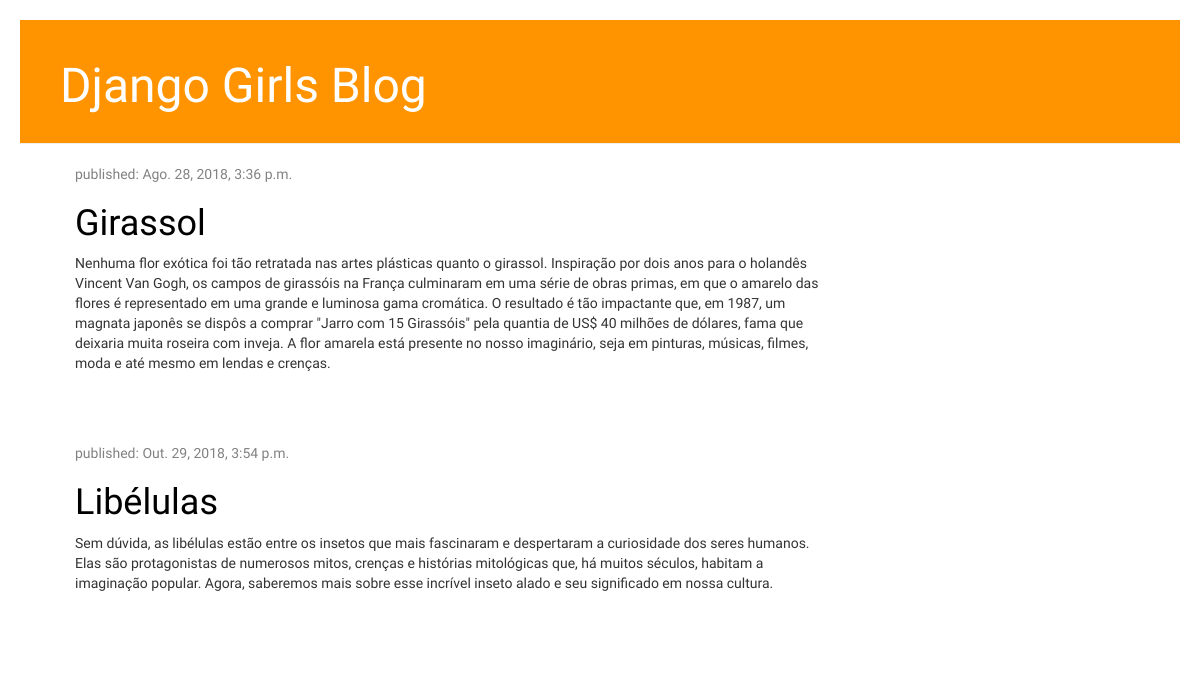
Before: / with the older database file.
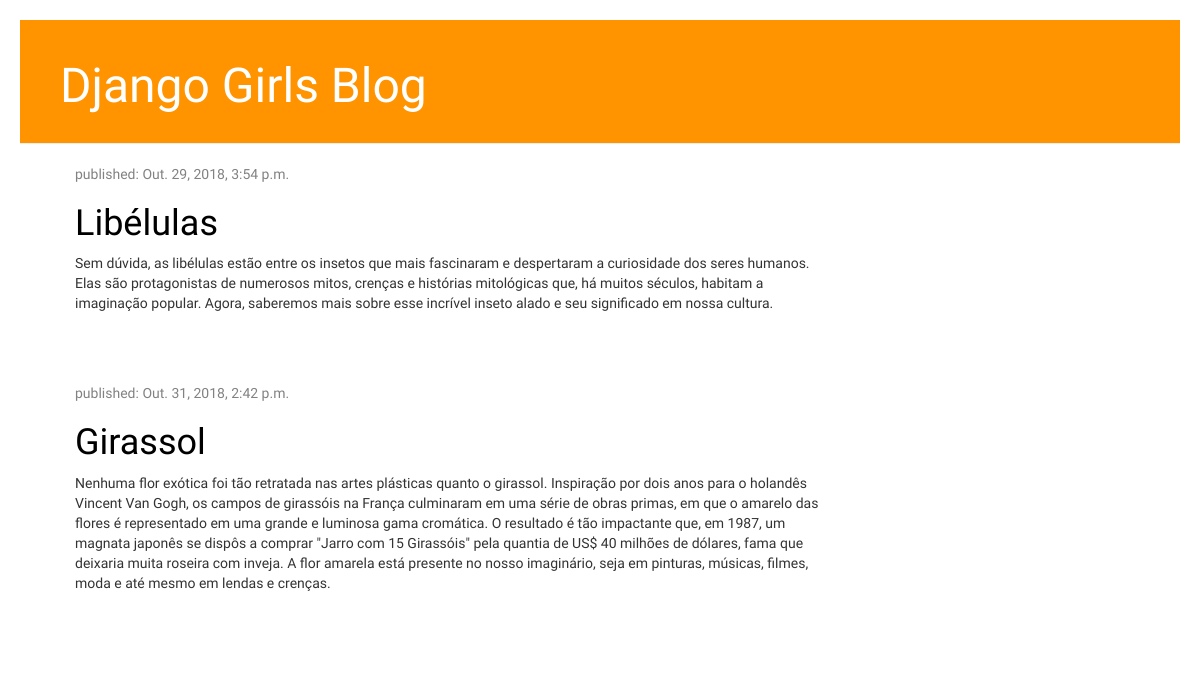
After: the same page with the newer database file.
### blog/models.py (models this page shows, shortened)
class Post(models.Model):
    author = models.ForeignKey('auth.User', on_delete=models.CASCADE)
    title = models.CharField(max_length=200)
    text = models.TextField()
    created_date= models.DateTimeField(
        default=timezone.now)
    published_date = models.DateTimeField(
        blank=True, null=True)

### blog/views.py (the view)
# urls.py: path('', views.post_list, name='post_list'),
def post_list(request):
    posts = Post.objects.filter(published_date__lte=timezone.now()).order_by('published_date')
    return render(request, 'blog/post_list.html', {'posts': posts})

### blog/templates/blog/post_list.html
{% extends 'blog/base1.html' %}
        {% block content %}
            {% for post in posts %}
                <div class="post">
                    <div class="date">
                        <p>published: {{ post.published_date }}</p>
                    </div>
                    <h1><a href="{% url 'post_detail' pk=post.pk %}">{{ post.title }}</a></h1>
                    <p>{{ post.text|linebreaksbr }}</p>
                </div>
            {% endfor %}
        {% endblock %}

### blog/templates/blog/base1.html (shortened to what this page needs)
{% load static %}
<html>
    <head>
        <link rel="stylesheet" href="//maxcdn.bootstrapcdn.com/bootstrap/3.2.0/css/bootstrap.min.css">
        <link rel="stylesheet" href="//maxcdn.bootstrapcdn.com/bootstrap/3.2.0/css/bootstrap-theme.min.css">
        <link rel="stylesheet" href="{% static 'css/blog.css' %}">
    </head>
<body>
    <div class="page-header">
        <h1><a href="/">Django Girls Blog</a></h1>
    </div>
    <div class="content container">
        <div class="row">
            <div class="col-md-8">
            {% block content %}
            {% endblock %}
            </div>
        </div>
    </div>
</body>
</html>

### blog/static/css/blog.css (style rules this page uses)
h1 a { color: #FCA205; }
body { padding-left: 20px; font-family: Lobster; padding-right: 20px; }
.page-header { background-color: #ff9400; margin-top: 20px; padding: 20px 20px 20px 40px; }
.page-header h1, .page-header h1 a, .page-header h1 a:visited, .page-header h1 a:active { color: #ffffff; font-size: 36pt; text-decoration: none; }
.content { margin-left: 40px; }
h1, h2, h3, h4 { font-family: 'Lobster', cursive; }
.date { color: #828282; }
.post { margin-bottom: 70px; }
.post h1 a, .post h1 a:visited { color: #000000; }

Changed rows visible on the page:
shown differently, row unchanged: Post "Libélulas": moves up the list
changed Post "Girassol": published_date "Ago. 28, 2018, 3:36 p.m." → "Out. 31, 2018, 2:42 p.m."
